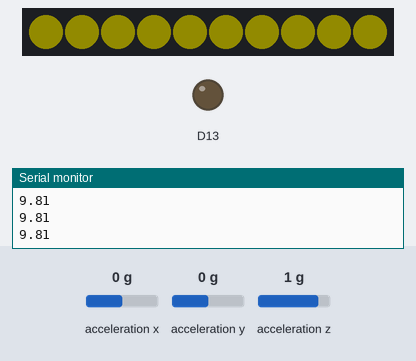
Bench run of a sketch on a simulated Adafruit Circuit Playground Express. Shown: 10 RGB LEDs in strip order, left to right, output pins drawn as LEDs (lit = HIGH), the last lines printed to the serial monitor. Inputs (shaded band) come from the test bench; at power-on: acceleration x 0 g, acceleration y 0 g, acceleration z 1 g. Dim RGB values are drawn brighter than linear.

Above: at 1.2 s.
1.3 s: acceleration x set to -1.4 g
At 2.6 s:
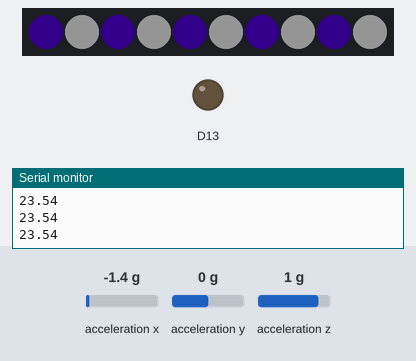
2.9 s: acceleration x set to 0 g
At 4.1 s:
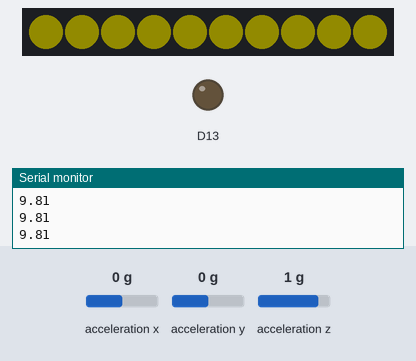
4.4 s: acceleration x set to -0.8 g
At 5.7 s:
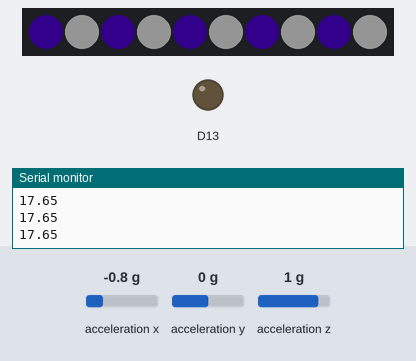
Timing chart, 0 to 7.4 s (numbered marks = the images above; inputs shaded):
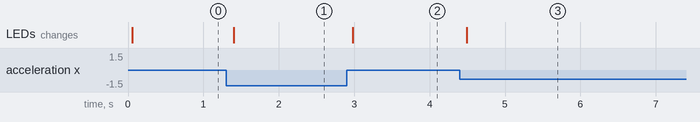

Measured:
- after the input at 1.3 s, the LEDs: change after 0.10 s (image 1)
- after the input at 2.9 s, the LEDs: change after 0.08 s (image 2)
- after the input at 4.4 s, the LEDs: change after 0.09 s (image 3)

The sketch:

gem_assignment.ino
```cpp
#include <Adafruit_CircuitPlayground.h>

int presets[3][3] = {
 {0,255,0},
 {255,0,0},
 {0,0,255}
};

void setup() {
 Serial.begin(9600);
 CircuitPlayground.begin();
}
void loop() {


float total = abs(CircuitPlayground.motionX()) + abs(CircuitPlayground.motionY()) + abs (CircuitPlayground.motionZ());
Serial.println(total);
delay(50);
if (total > 15) {

CircuitPlayground.setPixelColor(0, 56, 6, 138);
CircuitPlayground.setPixelColor(2, 56, 6, 138);
CircuitPlayground.setPixelColor(4, 56, 6, 138);
CircuitPlayground.setPixelColor(6, 56, 6, 138);
CircuitPlayground.setPixelColor(8, 56, 6, 138);
CircuitPlayground.setPixelColor(10,56, 6, 138);

CircuitPlayground.setPixelColor(1, 252, 245, 249);
CircuitPlayground.setPixelColor(3, 252, 245, 249);
CircuitPlayground.setPixelColor(5, 252, 245, 249);
CircuitPlayground.setPixelColor(7, 252, 245, 249);
CircuitPlayground.setPixelColor(9, 252, 245, 249);


}

if (total < 15) {


for (int i=0; i<10; i++) {
CircuitPlayground.setPixelColor(i, 222, 211, 11);


}

}

}
```
